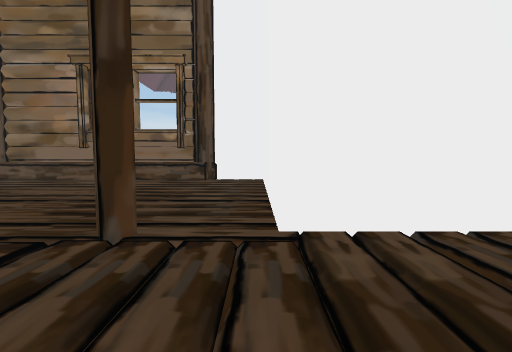
View 1 (above)

16 first-person views from a walk through a Unity game level. The camera is 1.4 m above the floor, tilts 4° down and sees 85° across. The floor is counted in squares, 2 m on a side. Each view is taken from the middle of a square. On the plan, view 1 faces up. The plan holds only what a view shows up to about 9 squares ahead; the rest is blank. The place goes on beyond the plan. Some surface patterns are stand-ins.

View 2
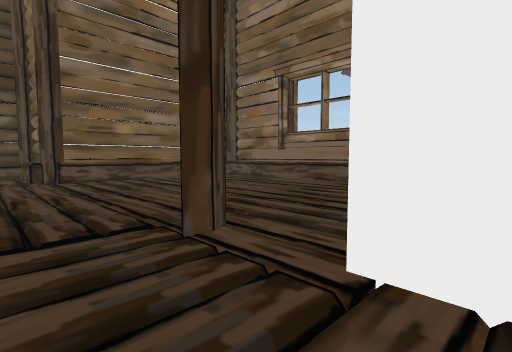

View 3
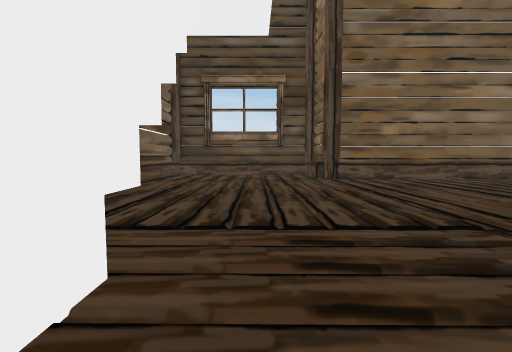

View 4
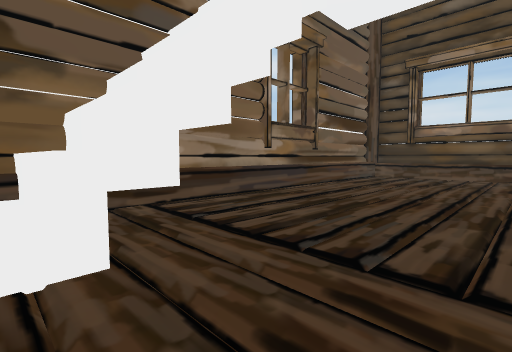

View 5
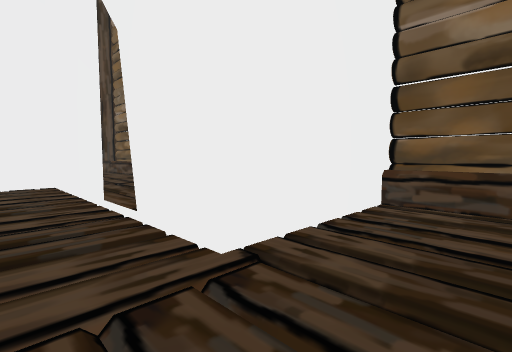

View 6
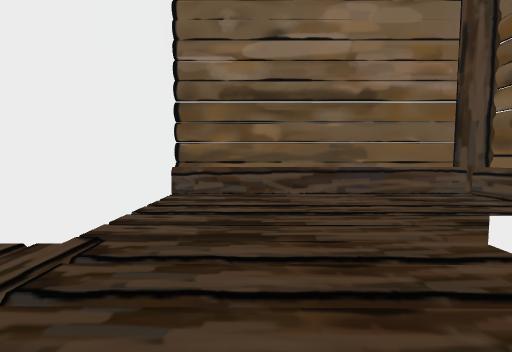

View 7
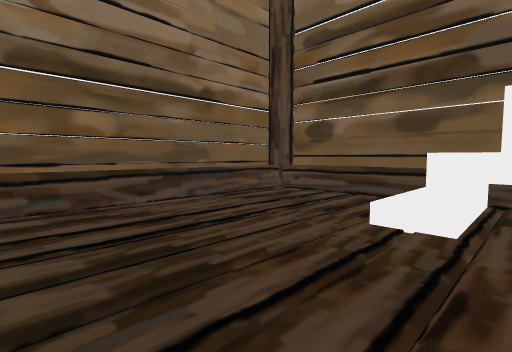

View 8
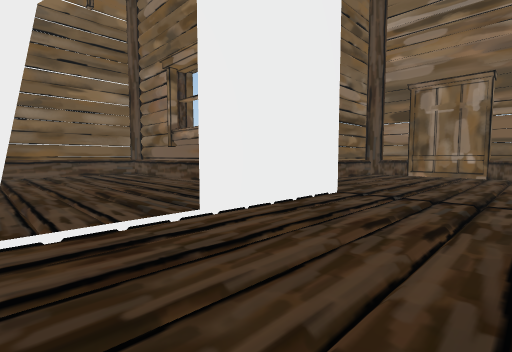

View 9
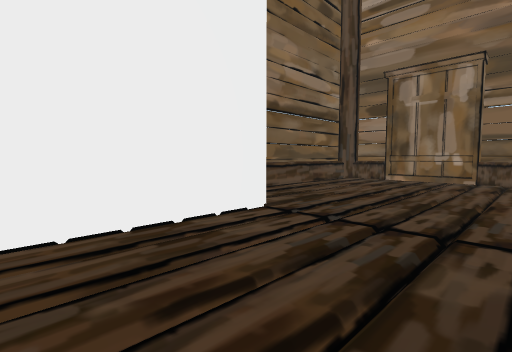

View 10
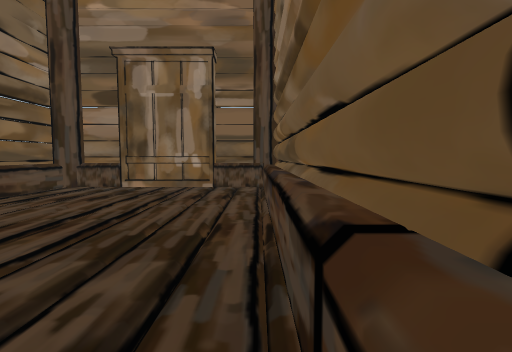

View 11
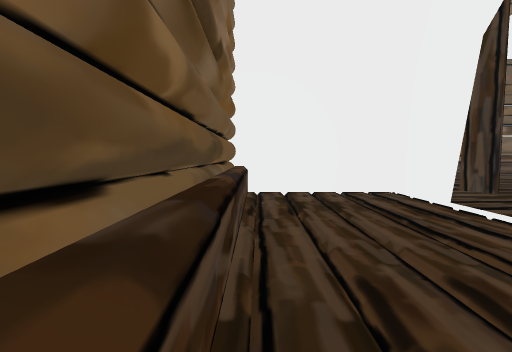

View 12
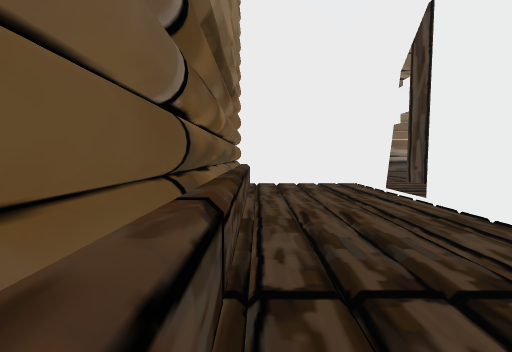

View 13
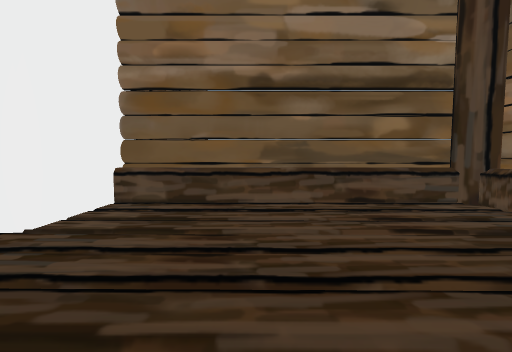

View 14
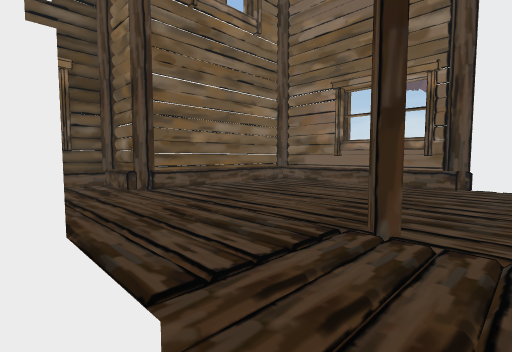

View 15
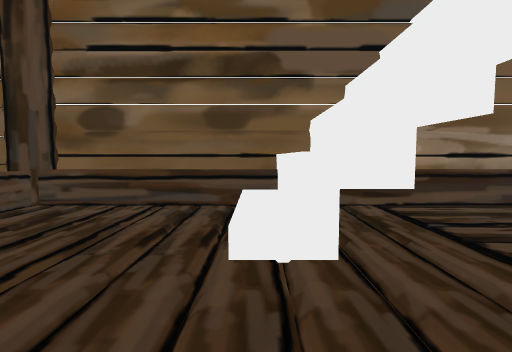

View 16
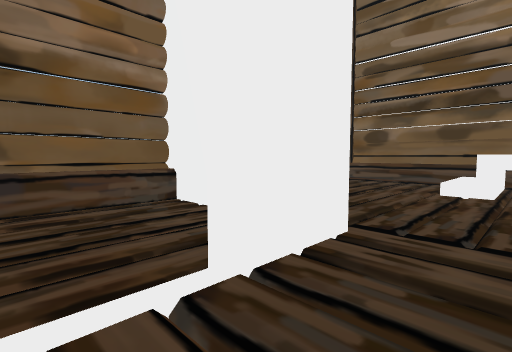

### Floor plan
Key: @ floor where view 1 was taken; # wall or solid block; . floor; / step, stairs or slope; ^ raised ledge; O other object.
Columns run from 10 left of view 1 to 4 right of it. Each row starts with its distance up from view 1.
 15           ###
 14         #O///O#
 13         #.....#
 12         #^....#
 11         #.....#
 10         #.....#
  9   ######### ..#
  8   #.......#...#
  7   #.......#...#
  6   #.......#...#
  5   #...........#
  4   #.......#...#
  3   #.......###^#
  2 #O#...........#
  1 #.............#
  0 #.........@...#
 -1 #////////#/...#
 -2 #........^/...#
 -3 ##########/####
 -4          ###

Where each view was taken, in squares from view 1:
view 1: 0 up, 0 right, facing up
view 2: 1 up, 1 right, facing up-left
view 3: 0 up, 1 right, facing left
view 4: 1 up, 0 right, facing down-left
view 5: 1 up, 1 left, facing up-right
view 6: 1 up, 2 left, facing right
view 7: 2 up, 1 left, facing down-right
view 8: 4 up, 3 right, facing up-left
view 9: 6 up, 3 right, facing up-left
view 10: 8 up, 3 right, facing up
view 11: 8 up, 3 right, facing down
view 12: 10 up, 3 right, facing down
view 13: 11 up, 3 right, facing left
view 14: 1 down, 0 right, facing up-left
view 15: 1 up, 0 right, facing down
view 16: 5 up, 1 left, facing down-right
